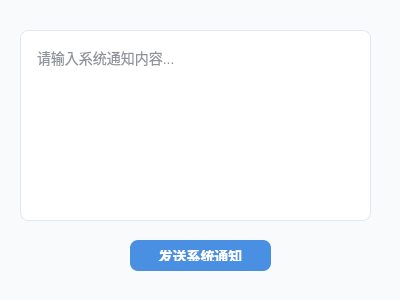
<?xml version="1.0" encoding="UTF-8"?>
<ui version="4.0">
 <class>adminNoticeClient</class>
 <widget class="QWidget" name="adminNoticeClient">
  <property name="geometry">
   <rect>
    <x>0</x>
    <y>0</y>
    <width>400</width>
    <height>300</height>
   </rect>
  </property>
  <property name="windowTitle">
   <string>系统通知</string>
  </property>
  <property name="styleSheet">
   <string notr="true">
/* 主窗口样式 */
QWidget {
    font-family: &quot;Segoe UI&quot;, &quot;Microsoft YaHei&quot;, sans-serif;
    background-color: #f8fafc;
}

/* 文本编辑框样式 */
QTextEdit {
    background-color: white;
    border: 1px solid #e2e8f0;
    border-radius: 8px;
    padding: 12px;
    font-size: 14px;
    color: #1f2937;
    selection-background-color: #4a90e2;
    selection-color: white;
}

QTextEdit:focus {
    border: 1px solid #4a90e2;
    background-color: #f0f7ff;
    outline: none;
}

QTextEdit:hover {
    border: 1px solid #cbd5e1;
}

QTextEdit::placeholder {
    color: #9ca3af;
    font-style: italic;
}

/* 按钮样式 */
QPushButton {
    background-color: #4a90e2;
    color: white;
    border: none;
    border-radius: 8px;
    padding: 10px 20px;
    font-size: 14px;
    font-weight: 500;
    transition: all 0.2s ease;
}

QPushButton:hover {
    background-color: #3a7bc8;
    transform: translateY(-1px);
}

QPushButton:pressed {
    background-color: #2c6bb6;
    transform: translateY(1px);
}

QPushButton:disabled {
    background-color: #cbd5e1;
    color: #94a3b8;
}
   </string>
  </property>
  <widget class="QPushButton" name="pushButton">
   <property name="geometry">
    <rect>
     <x>130</x>
     <y>240</y>
     <width>141</width>
     <height>31</height>
    </rect>
   </property>
   <property name="text">
    <string>发送系统通知</string>
   </property>
  </widget>
  <widget class="QTextEdit" name="textEdit">
   <property name="geometry">
    <rect>
     <x>20</x>
     <y>30</y>
     <width>351</width>
     <height>191</height>
    </rect>
   </property>
   <property name="placeholderText">
    <string>请输入系统通知内容...</string>
   </property>
  </widget>
 </widget>
 <resources/>
 <connections/>
</ui>
